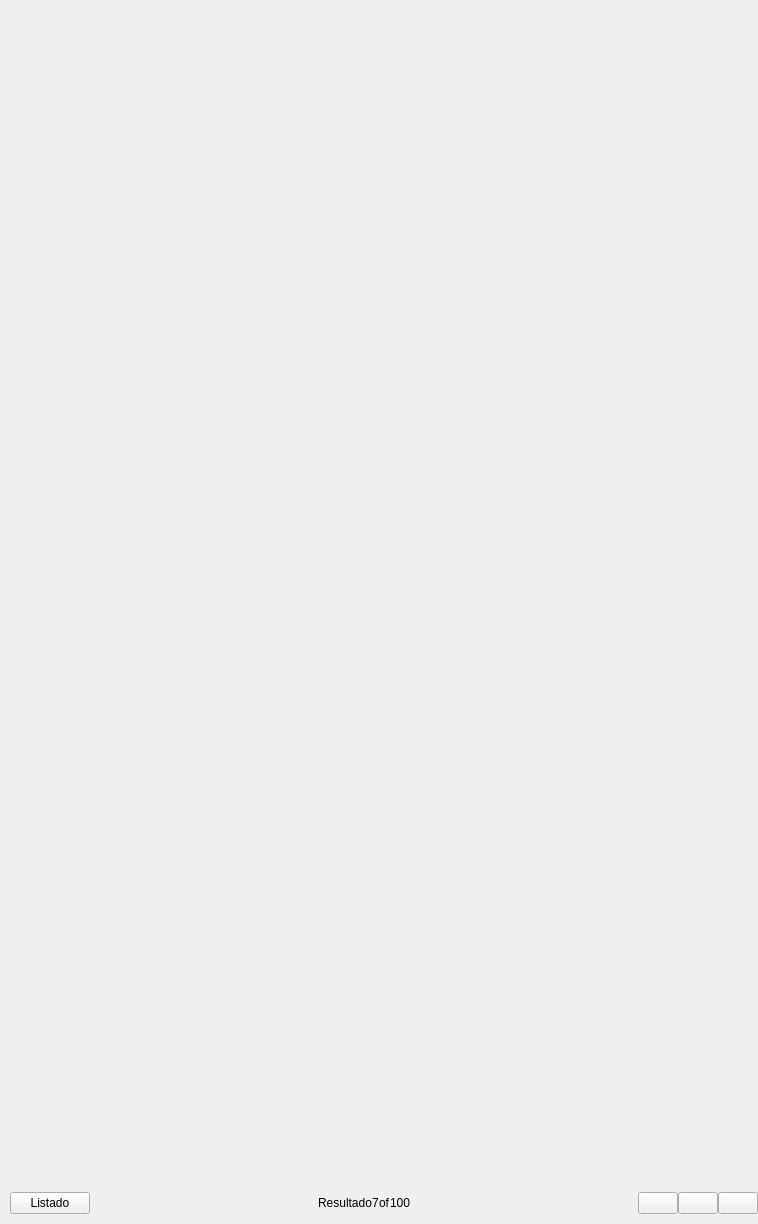
<?xml version="1.0" encoding="UTF-8"?>
<ui version="4.0">
 <class>ViewerSearchContextMenu</class>
 <widget class="QWidget" name="ViewerSearchContextMenu">
  <property name="geometry">
   <rect>
    <x>0</x>
    <y>0</y>
    <width>758</width>
    <height>1224</height>
   </rect>
  </property>
  <property name="minimumSize">
   <size>
    <width>758</width>
    <height>1224</height>
   </size>
  </property>
  <property name="maximumSize">
   <size>
    <width>758</width>
    <height>1224</height>
   </size>
  </property>
  <property name="focusPolicy">
   <enum>Qt::StrongFocus</enum>
  </property>
  <property name="windowTitle">
   <string notr="true">Form</string>
  </property>
  <property name="styleSheet">
   <string notr="true"/>
  </property>
  <property name="windowFilePath">
   <string/>
  </property>
  <layout class="QVBoxLayout" name="verticalLayout">
   <property name="spacing">
    <number>0</number>
   </property>
   <property name="margin">
    <number>0</number>
   </property>
   <item>
    <spacer name="verticalSpacer">
     <property name="orientation">
      <enum>Qt::Vertical</enum>
     </property>
     <property name="sizeHint" stdset="0">
      <size>
       <width>20</width>
       <height>40</height>
      </size>
     </property>
    </spacer>
   </item>
   <item>
    <widget class="QWidget" name="ViewerSearchCenterCont" native="true">
     <layout class="QHBoxLayout" name="horizontalLayout_2">
      <property name="spacing">
       <number>0</number>
      </property>
      <property name="leftMargin">
       <number>0</number>
      </property>
      <property name="topMargin">
       <number>0</number>
      </property>
      <property name="rightMargin">
       <number>0</number>
      </property>
      <property name="bottomMargin">
       <number>10</number>
      </property>
      <item>
       <widget class="QWidget" name="SearchContextMenuCont" native="true">
        <layout class="QHBoxLayout" name="horizontalLayout">
         <property name="spacing">
          <number>0</number>
         </property>
         <property name="leftMargin">
          <number>10</number>
         </property>
         <property name="topMargin">
          <number>0</number>
         </property>
         <property name="rightMargin">
          <number>0</number>
         </property>
         <property name="bottomMargin">
          <number>0</number>
         </property>
         <item>
          <widget class="QPushButton" name="listBtn">
           <property name="sizePolicy">
            <sizepolicy hsizetype="Fixed" vsizetype="Fixed">
             <horstretch>0</horstretch>
             <verstretch>0</verstretch>
            </sizepolicy>
           </property>
           <property name="maximumSize">
            <size>
             <width>300</width>
             <height>58</height>
            </size>
           </property>
           <property name="focusPolicy">
            <enum>Qt::NoFocus</enum>
           </property>
           <property name="styleSheet">
            <string notr="true"/>
           </property>
           <property name="text">
            <string>Listado</string>
           </property>
          </widget>
         </item>
         <item>
          <spacer name="horizontalSpacer">
           <property name="orientation">
            <enum>Qt::Horizontal</enum>
           </property>
           <property name="sizeHint" stdset="0">
            <size>
             <width>40</width>
             <height>20</height>
            </size>
           </property>
          </spacer>
         </item>
         <item>
          <widget class="QLabel" name="resultLbl">
           <property name="text">
            <string>Resultado</string>
           </property>
          </widget>
         </item>
         <item>
          <widget class="QLabel" name="resultIndexLbl">
           <property name="styleSheet">
            <string notr="true"/>
           </property>
           <property name="text">
            <string notr="true">7</string>
           </property>
          </widget>
         </item>
         <item>
          <widget class="QLabel" name="ofLbl">
           <property name="styleSheet">
            <string notr="true"/>
           </property>
           <property name="text">
            <string>of</string>
           </property>
          </widget>
         </item>
         <item>
          <widget class="QLabel" name="numResultsLbl">
           <property name="styleSheet">
            <string notr="true"/>
           </property>
           <property name="text">
            <string notr="true">100</string>
           </property>
          </widget>
         </item>
         <item>
          <spacer name="horizontalSpacer_2">
           <property name="orientation">
            <enum>Qt::Horizontal</enum>
           </property>
           <property name="sizeHint" stdset="0">
            <size>
             <width>40</width>
             <height>20</height>
            </size>
           </property>
          </spacer>
         </item>
         <item>
          <widget class="QPushButton" name="previousBtn">
           <property name="maximumSize">
            <size>
             <width>69</width>
             <height>58</height>
            </size>
           </property>
           <property name="focusPolicy">
            <enum>Qt::NoFocus</enum>
           </property>
           <property name="text">
            <string/>
           </property>
          </widget>
         </item>
         <item>
          <widget class="QPushButton" name="nextBtn">
           <property name="maximumSize">
            <size>
             <width>69</width>
             <height>58</height>
            </size>
           </property>
           <property name="focusPolicy">
            <enum>Qt::NoFocus</enum>
           </property>
           <property name="text">
            <string/>
           </property>
          </widget>
         </item>
         <item>
          <widget class="QPushButton" name="closeBtn">
           <property name="text">
            <string/>
           </property>
          </widget>
         </item>
        </layout>
       </widget>
      </item>
     </layout>
    </widget>
   </item>
  </layout>
 </widget>
 <resources/>
 <connections/>
</ui>
